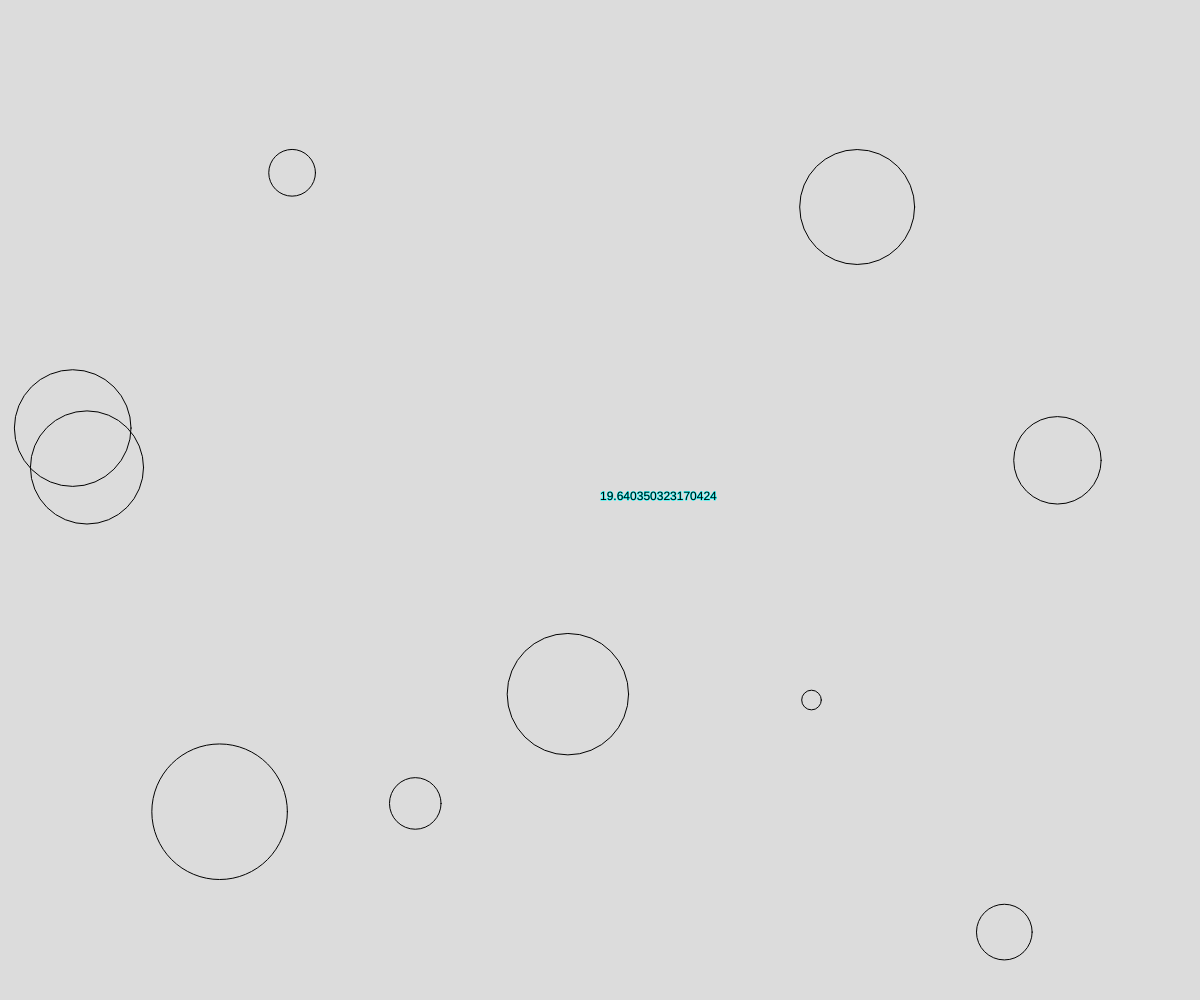
Frame 1 (no input)
Frame 60 (no input): identical to frame 1, image omitted
Frame 120 (the mouse pressed at the canvas centre since frame 60): identical to frame 1, image omitted

The p5.js sketch that drew this single still picture (run headless with seeded random() and noise() and a simulated clock; from frame 60 on, the mouse is pressed at the canvas centre):

// p5.js sketch
// ── sketch.js
// find the small circle
// Adela
// 3/5/2026
//
// Extra for Experts:
// - describe what you did to take this project "above and beyond"

let NUM_CIRCLES = 10;
let circles = [];

function setup() {
  createCanvas(windowWidth, windowHeight);
  makeCircles();
}



function makeCircles() {
  let count = 0;
  while (count < NUM_CIRCLES) {
    let x_ = random(0, width);
    let y_ = random(0, height);
    let s_ = random(10, 150);
    let c = { x: x_, y: y_, s: s_ };
    circles.push(c);
    count++
  }
}


function renderCircles() {
  let smallest = circles[0].s;
  let smallestY = circles[9].y;
  for (let c of circles) {
    noFill();
    circle(c.x, c.y, c.s);
    //check is it the smallest
    if (c.s <= smallest) {
      smallest = c.s;
      smallestY = c.y;
    }
    
  }
  fill(0);
  stroke(0,255,255);
  line(0, smallestY. width, smallestY)
  text(smallest, width / 2, height / 2);
  stroke(0);strokeWeight(1);
}


function draw() {
  background(220);
  renderCircles();
}
